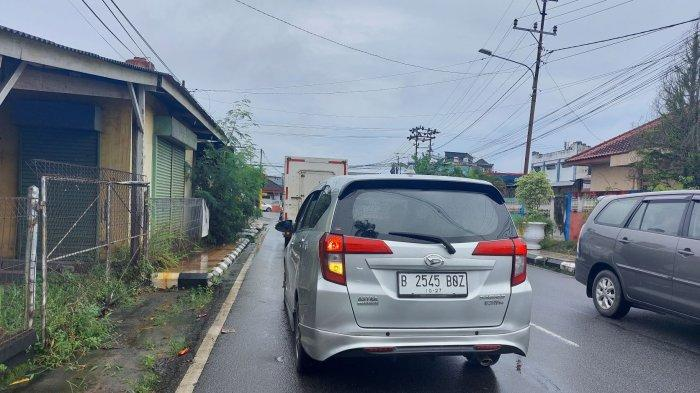
#> input picture contoh/15122022plat.jpg, 700 x 393 px
$ python -i enhanced_single_detection.py   (imports and definitions only)
#> lines starting #> are read from the running program, lines starting #| are printed output that depends on the picture; after the words box and inside, x2 and y2 are one past the last pixel; in counts of white or black regions, pixels touching at a corner belong together
#> in detect_plates_enhanced, image is the input picture: shape (393, 700, 3); mean B, G, R 139.7, 129.2, 119.7
#| 📷 Memuat gambar: (393, 700, 3)
### utils/ocr_ensemble.py
"""
OCR Ensemble Module untuk koordinasi multiple OCR engines
Meningkatkan accuracy dengan voting dan consensus mechanisms
"""

import cv2
import numpy as np
import pytesseract
import logging
import re
import time
from typing import List, Tuple, Dict, Optional
from collections import Counter, defaultdict
from dataclasses import dataclass
import difflib

@dataclass
class OCRResult:
    """Data class untuk single OCR result"""
    text: str
    confidence: float
    method: str
    processing_time: float
    raw_data: dict = None

class OCREnsemble:
    """
    OCR Ensemble system menggunakan multiple methods dan voting
    """

    def __init__(self, config=None):
        """Initialize OCR Ensemble"""
        # Import config
        if config is None:
            from config import TesseractConfig
            self.tesseract_config = TesseractConfig
        else:
            self.tesseract_config = config.TesseractConfig

        self.logger = logging.getLogger(__name__)

        # OCR Methods configuration - OPTIMIZED for CCTV conditions & SPEED
        self.ocr_methods = {
            'cctv_block': {
                'config': '--psm 6 --oem 3 -c tessedit_char_whitelist=ABCDEFGHIJKLMNOPQRSTUVWXYZ0123456789',
                'language': 'eng',
                'weight': 1.8  # ✅ INCREASED: Highest weight for best CCTV performance
            },
            'single_line': {
                'config': '--psm 7 --oem 3 -c tessedit_char_whitelist=ABCDEFGHIJKLMNOPQRSTUVWXYZ0123456789',
                'language': 'ind+eng',
                'weight': 1.5  # ✅ INCREASED: Better for Indonesian plates
            },
            'single_word': {
                'config': '--psm 8 --oem 3 -c tessedit_char_whitelist=ABCDEFGHIJKLMNOPQRSTUVWXYZ0123456789',
                'language': 'eng',
                'weight': 1.2  # ✅ INCREASED: Good for clear plates
            },
            'raw_line': {
                'config': '--psm 13 --oem 3 -c tessedit_char_whitelist=ABCDEFGHIJKLMNOPQRSTUVWXYZ0123456789',
                'language': 'ind+eng',
                'weight': 0.9  # ⚡ DECREASED: Less reliable for structured plates
            },
            'tesseract_eng': {
                'config': '--psm 6 --oem 3 -c tessedit_char_whitelist=ABCDEFGHIJKLMNOPQRSTUVWXYZ0123456789',
                'language': 'eng',
                'weight': 1.3  # ✅ INCREASED: Solid baseline method
            },
            'tesseract_indonesia': {
                'config': '--psm 7 --oem 3 -c tessedit_char_whitelist=ABCDEFGHIJKLMNOPQRSTUVWXYZ0123456789',
                'language': 'ind',
                'weight': 1.2  # ✅ INCREASED: Better for regional plates
            }
        }

        # Indonesian license plate patterns
        self.plate_patterns = [
            r'^[A-Z]{1,2}\d{3,4}[A-Z]{1,3}$',  # Standard: B1234ABC
            r'^[A-Z]\d{4}[A-Z]{2,3}$',         # Alternative: B1234AB
            r'^[A-Z]{2}\d{3,4}[A-Z]{1,2}$',   # Regional: AB1234C
            r'^[A-Z]\d{1,3}[A-Z]{3}$',        # Special: B123ABC
        ]

        # Character substitution rules untuk common OCR errors
        self.char_substitutions = {
            '0': ['O', 'Q', 'D'],
            'O': ['0', 'Q', 'D'],
            '1': ['I', 'L', '|'],
            'I': ['1', 'L', '|'],
            'S': ['5', '8'],
            '5': ['S', '8'],
            '8': ['B', '3'],
            'B': ['8', '3'],
            '6': ['G', 'C'],
            'G': ['6', 'C'],
            'Z': ['2', '7'],
            '2': ['Z', '7']
        }

        # Performance tracking
        self.total_ocr_calls = 0
        self.successful_consensus = 0
        self.method_performance = defaultdict(list)

        self.logger.info("OCR Ensemble initialized")

    # [643 lines left out: functions preprocess_for_method, single_ocr_attempt, character_level_ocr, clean_plate_text, smart_indonesian_validation, apply_character_corrections and 5 more, not called in this run]

# [4 lines that do not run on import are left out]

### config.py
import os
from dotenv import load_dotenv

# Load environment variables
load_dotenv()

class Config:
    """Konfigurasi sistem deteksi plat nomor"""

    # Konfigurasi Flask Secret Key
    # Generate dengan: python3 -c "import secrets; print(secrets.token_hex(32))"
    SECRET_KEY = os.getenv('SECRET_KEY', 'dev-secret-key-please-change-in-production')

    # Konfigurasi Kamera
    CAMERA_HOST = os.getenv('CAMERA_HOST', '192.168.1.203')
    CAMERA_PORT = os.getenv('CAMERA_PORT', '5503')
    CAMERA_USER = os.getenv('CAMERA_USER', 'admin')
    CAMERA_PASSWORD = os.getenv('CAMERA_PASSWORD', '')
    CAMERA_CHANNEL = os.getenv('CAMERA_CHANNEL', '1')
    CAMERA_SUBTYPE = os.getenv('CAMERA_SUBTYPE', '0')

    # [4 lines left out: function CAMERA_URL, not called in this run]

    # Konfigurasi Database MySQL (Laragon)
    DB_HOST = os.getenv('DB_HOST', 'localhost')
    DB_PORT = int(os.getenv('DB_PORT', '3306'))
    DB_USER = os.getenv('DB_USER', 'root')
    DB_PASSWORD = os.getenv('DB_PASSWORD', '')
    DB_NAME = os.getenv('DB_NAME', 'sistem_parkir_smk')

    # Konfigurasi Sistem
    SAVE_FOLDER = os.getenv('SAVE_FOLDER', 'static/gambarplat')
    LOG_LEVEL = os.getenv('LOG_LEVEL', 'INFO')
    MAX_RETRY_CAMERA = int(os.getenv('MAX_RETRY_CAMERA', '5'))
    FLASK_PORT = int(os.getenv('FLASK_PORT', '8080'))  # Default 8080 (port development yang aman)

    # Konfigurasi Deteksi
    # Ukuran minimum plat yang akan dideteksi
    MIN_PLATE_WIDTH = 100
    MIN_PLATE_HEIGHT = 30
    MIN_ASPECT_RATIO = 1.5  # Plat nomor biasanya lebih lebar dari tinggi
    MAX_ASPECT_RATIO = 6.0  # Batas maksimal rasio lebar:tinggi

    # Konfigurasi OCR
    OCR_CONFIG = '--psm 8 -c tessedit_char_whitelist=ABCDEFGHIJKLMNOPQRSTUVWXYZ0123456789'

    # Konfigurasi Preprocessing
    GAUSSIAN_BLUR_KERNEL = (5, 5)
    MORPH_KERNEL_SIZE = (3, 3)
    CANNY_THRESHOLD1 = 50
    CANNY_THRESHOLD2 = 150

    # Confidence threshold untuk deteksi
    MIN_CONFIDENCE = 0.6

    # Konfigurasi untuk validasi plat Indonesia
    INDONESIAN_PLATE_PATTERNS = [
        r'^[A-Z]{1,2}\s?\d{1,4}\s?[A-Z]{1,3}$',  # Format umum: B 1234 ABC
        r'^[A-Z]{2}\s?\d{1,4}\s?[A-Z]{1,2}$',    # Format 2 huruf: AB 1234 CD
        r'^[A-Z]\s?\d{1,4}\s?[A-Z]{1,3}$'        # Format 1 huruf: B 1234 ABC
    ]

    def __init__(self):
        """Inisialisasi dan validasi konfigurasi"""
        self._create_folders()
        self._validate_config()

    def _create_folders(self):
        """Buat folder yang diperlukan jika belum ada"""
        if not os.path.exists(self.SAVE_FOLDER):
            os.makedirs(self.SAVE_FOLDER)
            print(f"✅ Folder {self.SAVE_FOLDER} dibuat")

    def _validate_config(self):
        """Validasi konfigurasi"""
        # Check .env file existence
        if not os.path.exists('.env'):
            print("⚠️  WARNING: File .env tidak ditemukan!")
            print("📝 SOLUSI:")
            print("   1. Copy file '.env.example' jadi '.env'")
            print("   2. Edit '.env' dan isi password kamera Anda")
            print("   3. Generate SECRET_KEY dengan: python3 -c \"import secrets; print(secrets.token_hex(32))\"")
            print("   Untuk sementara menggunakan default values (not recommended for production)\n")

        # Check camera password
        if not self.CAMERA_PASSWORD:
            print("⚠️  WARNING: CAMERA_PASSWORD belum diset!")
            print("📝 SOLUSI: Tambahkan 'CAMERA_PASSWORD=your_password' di file .env\n")

        # Check secret key (development warning)
        if self.SECRET_KEY == 'dev-secret-key-please-change-in-production':
            print("⚠️  WARNING: SECRET_KEY masih menggunakan default!")
            print("📝 SOLUSI: Generate random key dengan:")
            print("   python3 -c \"import secrets; print(secrets.token_hex(32))\"")
            print("   Lalu tambahkan ke .env file\n")

        # Info
        print(f"📹 Kamera: {self.CAMERA_HOST}:{self.CAMERA_PORT}")
        print(f"📁 Save folder: {self.SAVE_FOLDER} (untuk foto plat terdeteksi)")
        print(f"💾 Database: MySQL ({self.DB_USER}@{self.DB_HOST}:{self.DB_PORT}/{self.DB_NAME})")
        print("")

# Instance global config
config = Config()

### enhanced_single_detection.py
#!/usr/bin/env python3
"""
Enhanced single image plate detection dengan multiple approaches
"""

import cv2
import numpy as np
import sys
import os
from utils.ocr_ensemble import OCREnsemble

def find_plate_regions(image):
    """Cari region yang kemungkinan berisi plat nomor"""
    gray = cv2.cvtColor(image, cv2.COLOR_BGR2GRAY)
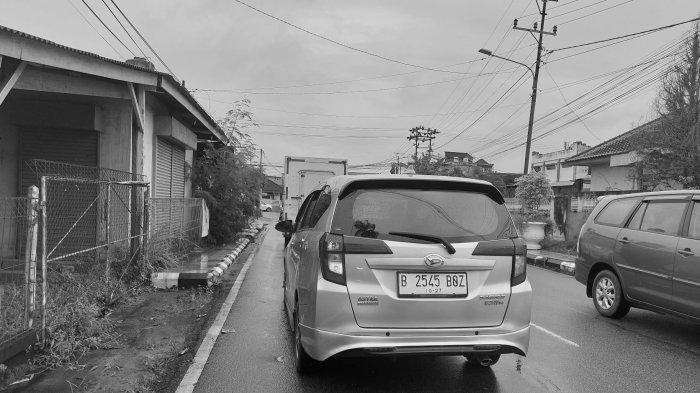
#> gray: shape (393, 700); min 2, max 254, mean 127.6

    # Multiple techniques to find plate-like regions
    regions = []

    # Method 1: Contour-based detection
    # Apply bilateral filter to reduce noise but keep edges sharp
    bilateral = cv2.bilateralFilter(gray, 11, 17, 17)

    # Find edges
    edges = cv2.Canny(bilateral, 30, 200)
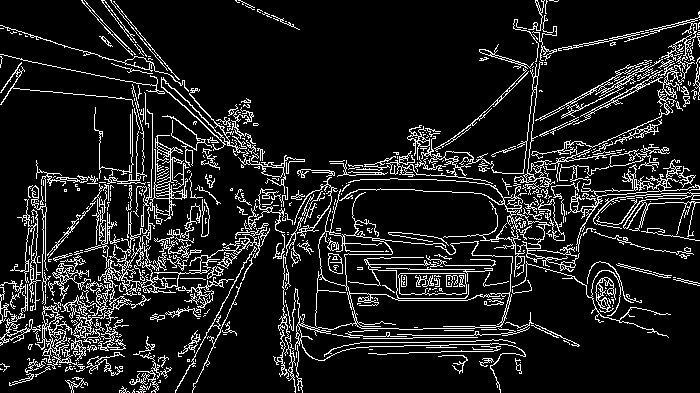
#> edges: shape (393, 700); 11.7% white in thin lines or dots

    # Find contours
    contours, _ = cv2.findContours(edges, cv2.RETR_TREE, cv2.CHAIN_APPROX_SIMPLE)
#> contours = 1170 contours, 979 with area under 20; largest, box (x1, y1, x2, y2) and area: (286, 178, 532, 393) 2707, (84, 135, 270, 310) 2588, (318, 231, 393, 287) 1898, (398, 273, 467, 296) 1369, (398, 273, 467, 295) 1368

    for contour in contours:
        # Approximate contour
        approx = cv2.approxPolyDP(contour, 0.018 * cv2.arcLength(contour, True), True)

        # Calculate area and bounding rect
        area = cv2.contourArea(contour)
        if area < 500:  # Too small
            continue

        x, y, w, h = cv2.boundingRect(contour)

        # Check aspect ratio (plates are typically wider than tall)
        aspect_ratio = w / h if h > 0 else 0

        # Indonesian license plates typically have aspect ratio between 2:1 to 4:1
        if 1.5 <= aspect_ratio <= 6.0 and area > 500:
            regions.append({
                'bbox': (x, y, w, h),
                'area': area,
                'aspect_ratio': aspect_ratio,
                'method': 'contour',
                'score': area * aspect_ratio  # Simple scoring
            })
#> this loop made 1170 passes
#> area on passes 7, 9, 14: 40.5, 22, 49
#> after the loop, regions = 5 items

    # Method 2: Template matching approach - look for rectangular regions
    # Create a kernel for morphological operations
    kernel = cv2.getStructuringElement(cv2.MORPH_RECT, (17, 5))

    # Apply threshold
    _, thresh = cv2.threshold(gray, 0, 255, cv2.THRESH_BINARY + cv2.THRESH_OTSU)
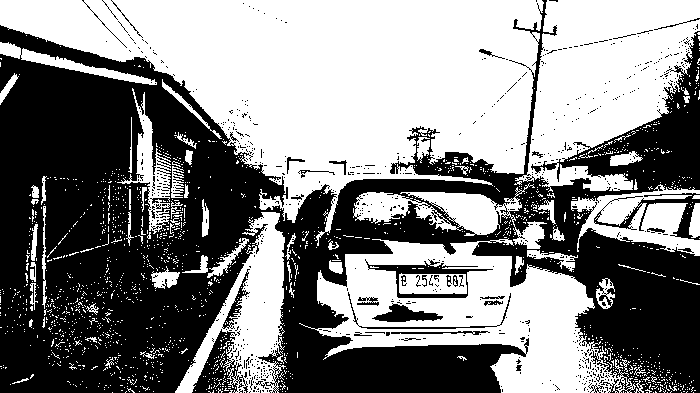
#> thresh: shape (393, 700); 52% white; 718 black regions (679 under 20 px), largest, box (x1, y1, x2, y2) and area: (0, 0, 700, 393) 123746, (192, 329, 248, 393) 1499, (365, 259, 493, 298) 1133

    # Morphological operations to connect text
    morph = cv2.morphologyEx(thresh, cv2.MORPH_CLOSE, kernel)
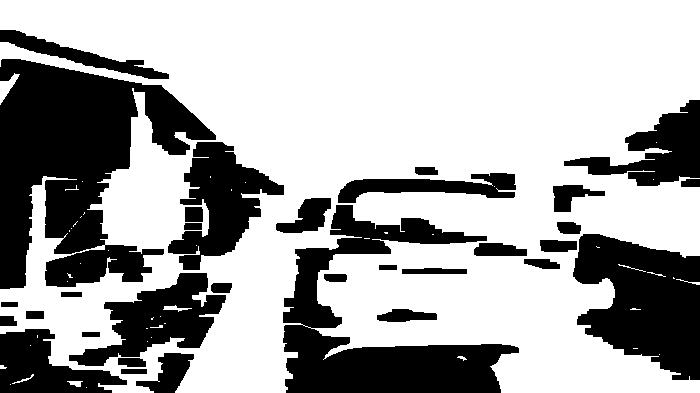
#> morph: shape (393, 700); 66.8% white; 32 black regions

    # Find contours in morphological result
    contours2, _ = cv2.findContours(morph, cv2.RETR_EXTERNAL, cv2.CHAIN_APPROX_SIMPLE)
#> contours2 = 27 contours, 24 with area under 20; largest, box (x1, y1, x2, y2) and area: (0, 0, 700, 393) 211810, (0, 73, 20, 105) 209, (67, 381, 83, 387) 42

    for contour in contours2:
        area = cv2.contourArea(contour)
        if area < 300:
            continue

        x, y, w, h = cv2.boundingRect(contour)
        aspect_ratio = w / h if h > 0 else 0

        if 1.5 <= aspect_ratio <= 6.0:
            regions.append({
                'bbox': (x, y, w, h),
                'area': area,
                'aspect_ratio': aspect_ratio,
                'method': 'morphological',
                'score': area * aspect_ratio * 1.2  # Slight boost for morphological
            })
#> this loop made 27 passes
#> area on passes 3, 26: 42.5, 209
#> (area, x, y, w, h, aspect_ratio) on pass 27: (211810, 0, 0, 700, 393, 1.78)
#> after the loop, regions = 6 items

    # Sort by score (descending)
    regions.sort(key=lambda x: x['score'], reverse=True)

    # Remove overlapping regions
    filtered_regions = []
    for region in regions:
        x1, y1, w1, h1 = region['bbox']

        is_overlap = False
        for existing in filtered_regions:
            x2, y2, w2, h2 = existing['bbox']

            # Check overlap
            if (x1 < x2 + w2 and x1 + w1 > x2 and
                y1 < y2 + h2 and y1 + h1 > y2):
                is_overlap = True
                break

        if not is_overlap:
            filtered_regions.append(region)
#> this loop made 6 passes
#> (x1, y1, w1, h1) on passes 1 to 6: (0, 0, 700, 393), (398, 273, 69, 22), (398, 273, 69, 23), (386, 59, 309, 129), (535, 59, 128, 62), (559, 159, 141, 93)
#> after the loop, filtered_regions = 1 item

    return filtered_regions[:5]  # Return top 5 candidates

# [65 lines left out: function enhanced_ocr_on_region, not called in this run]

def detect_plates_enhanced(image_path, output_dir="contoh"):
    """Enhanced plate detection dengan multiple approaches"""

    image = cv2.imread(image_path)
    if image is None:
        print(f"❌ Tidak dapat memuat gambar: {image_path}")
        return

    print(f"📷 Memuat gambar: {image.shape}")

    # Find potential plate regions
    print("🔍 Mencari region kandidat plat...")
    regions = find_plate_regions(image)
#> regions = 1 item

    print(f"  📊 Ditemukan {len(regions)} region kandidat")
#|   📊 Ditemukan 1 region kandidat

    # Initialize OCR
    ocr_ensemble = OCREnsemble()

    # Test OCR on each region
    detections = []
    result_image = image.copy()

    for i, region in enumerate(regions):
        x, y, w, h = region['bbox']
        print(f"\n  🔍 Testing region {i+1}: {w}x{h} (aspect: {region['aspect_ratio']:.2f}, method: {region['method']})")

        # Enhanced OCR on this region
        text, conf, method = enhanced_ocr_on_region(image, region['bbox'], ocr_ensemble)

        if text and conf > 40:  # Lower threshold for candidates
            print(f"    🎯 OCR: '{text}' (confidence: {conf:.1f}%, method: {method})")
            detections.append({
                'text': text,
                'confidence': conf,
                'bbox': region['bbox'],
                'method': method,
                'region_method': region['method']
            })

            # Draw bounding box
            cv2.rectangle(result_image, (x, y), (x + w, y + h), (0, 255, 0), 2)
            cv2.putText(result_image, f"{text} ({conf:.1f}%)",
                       (x, y - 10), cv2.FONT_HERSHEY_SIMPLEX, 0.6, (0, 255, 0), 2)
        else:
            print(f"    ❌ OCR gagal atau confidence rendah: '{text}' ({conf:.1f}%)")

            # Draw failed regions in red
            cv2.rectangle(result_image, (x, y), (x + w, y + h), (0, 0, 255), 1)

    # Save result
    base_name = os.path.splitext(os.path.basename(image_path))[0]
    output_path = os.path.join(output_dir, f"{base_name}_enhanced_detection.jpg")
    cv2.imwrite(output_path, result_image)
    print(f"\n💾 Hasil deteksi disimpan: {output_path}")

    # Summary
    if detections:
        print(f"\n✅ Berhasil mendeteksi {len(detections)} plat nomor:")
        for i, det in enumerate(detections):
            print(f"   {i+1}. '{det['text']}' (confidence: {det['confidence']:.1f}%)")
            print(f"      Method: {det['method']} via {det['region_method']}")
    else:
        print("\n❌ Tidak ada plat nomor yang berhasil dideteksi")

    return detections

# [7 lines not run here, left out]

#> (the run stopped early here; a loop or call above may not have finished)

$ run again, on contoh/mobil.png
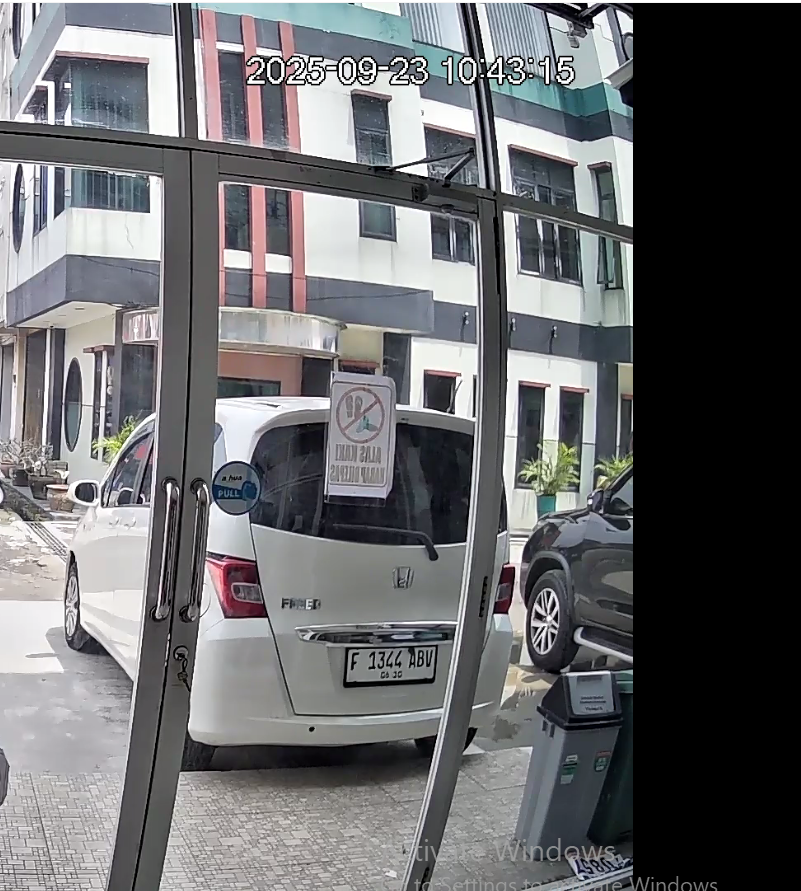
#> input picture contoh/mobil.png, 801 x 891 px
#> in detect_plates_enhanced, image is the input picture: shape (891, 801, 3); mean B, G, R 106.7, 104.4, 104
#| 📷 Memuat gambar: (891, 801, 3)
#> in find_plate_regions, `edges = cv2.Canny(bilateral, 30, 200)`:
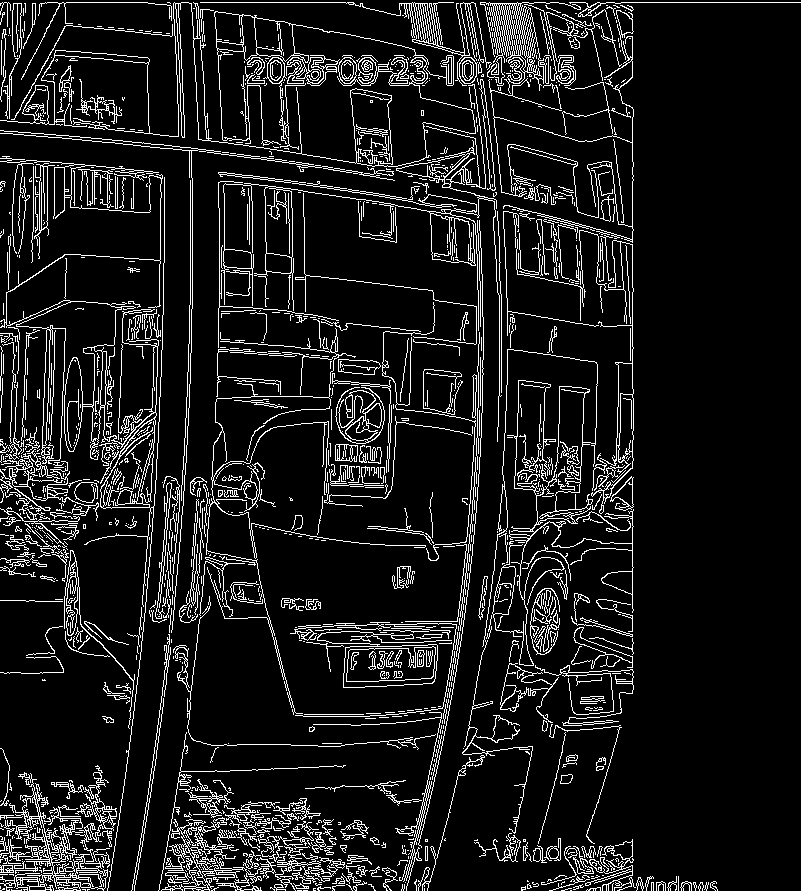
#> edges: shape (891, 801); 10.2% white in thin lines or dots
#> contours = 2130 contours, 1747 with area under 20; largest, box (x1, y1, x2, y2) and area: (0, 2, 476, 167) 9468, (462, 349, 634, 834) 7540, (0, 156, 165, 891) 6445, (221, 84, 502, 442) 5586, (317, 631, 452, 688) 3737
#> the loop in find_plate_regions, `for contour in contours:` made 2130 passes
#> area on passes 23, 24, 30: 26, 21.5, 35.5
#> after the loop in find_plate_regions, `for contour in contours:`: regions = 8 items
#> thresh: shape (891, 801); 47.1% white; 716 white regions (605 under 20 px), largest, box (x1, y1, x2, y2) and area: (159, 181, 483, 891) 122022, (0, 158, 164, 891) 86817, (0, 0, 801, 189) 55122
#> in find_plate_regions, `morph = cv2.morphologyEx(thresh, cv2.MORPH_CLOSE, kernel)`:
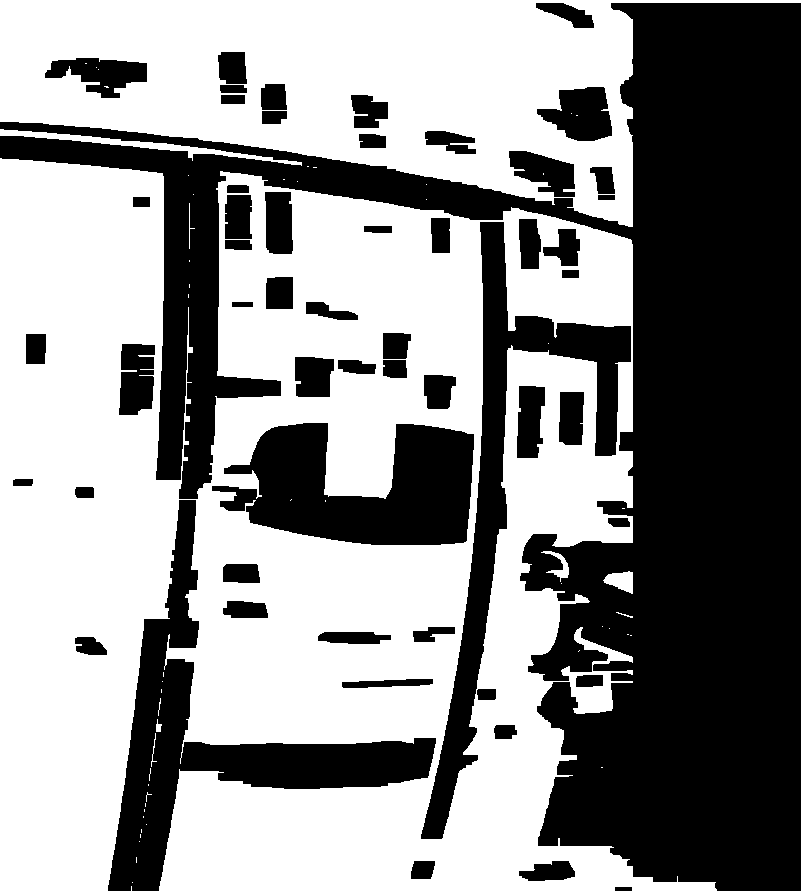
#> morph: shape (891, 801); 56.2% white; 55 black regions
#> contours2 = 45 contours, 39 with area under 20; largest, box (x1, y1, x2, y2) and area: (0, 158, 717, 891) 369950, (0, 0, 801, 227) 101294, (0, 129, 302, 166) 1338, (603, 571, 633, 594) 395, (541, 551, 569, 582) 204, (156, 719, 162, 732) 30
#> the loop in find_plate_regions, `for contour in contours2:` made 45 passes
#> (area, x, y, w, h, aspect_ratio) on passes 28, 43, 44, 45: (395, 603, 571, 30, 23, 1.3), (369950, 0, 158, 717, 733, 0.978), (1338, 0, 129, 302, 37, 8.16), (101293.5, 0, 0, 801, 227, 3.53)
#> after the loop in find_plate_regions, `for contour in contours2:`: regions = 9 items
#> the loop in find_plate_regions, `for region in regions:` made 9 passes
#> (x1, y1, w1, h1) on passes 1 to 8: (0, 0, 801, 227), (0, 2, 476, 165), (317, 631, 135, 57), (343, 644, 95, 44), (346, 646, 90, 36), (346, 646, 90, 36), (200, 2, 292, 84), (396, 154, 70, 26)
#> after the loop in find_plate_regions, `for region in regions:`: filtered_regions = 3 items
#|   📊 Ditemukan 3 region kandidat
